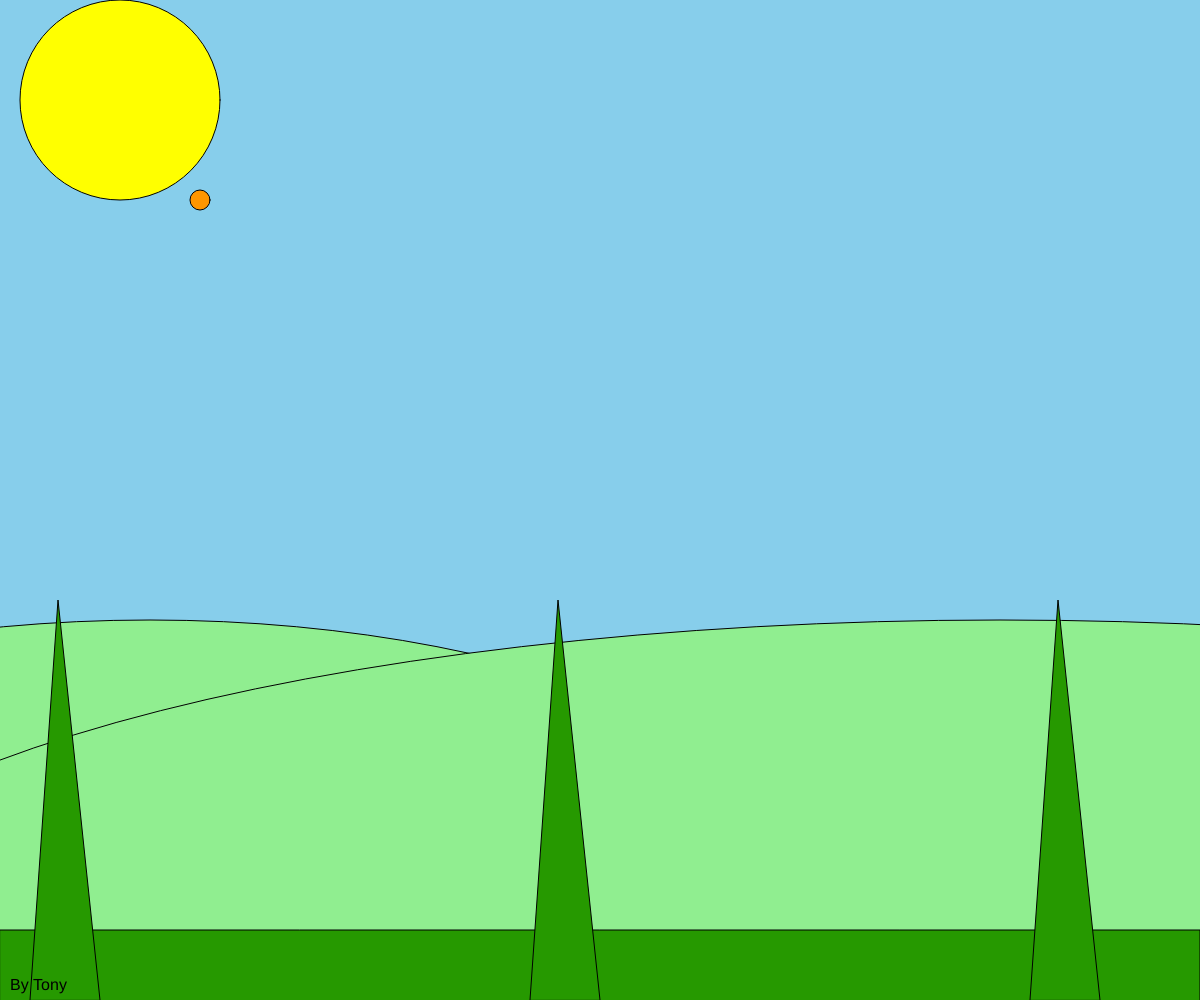
Frame 1 (no input)
Frame 60 (no input): identical to frame 1, image omitted
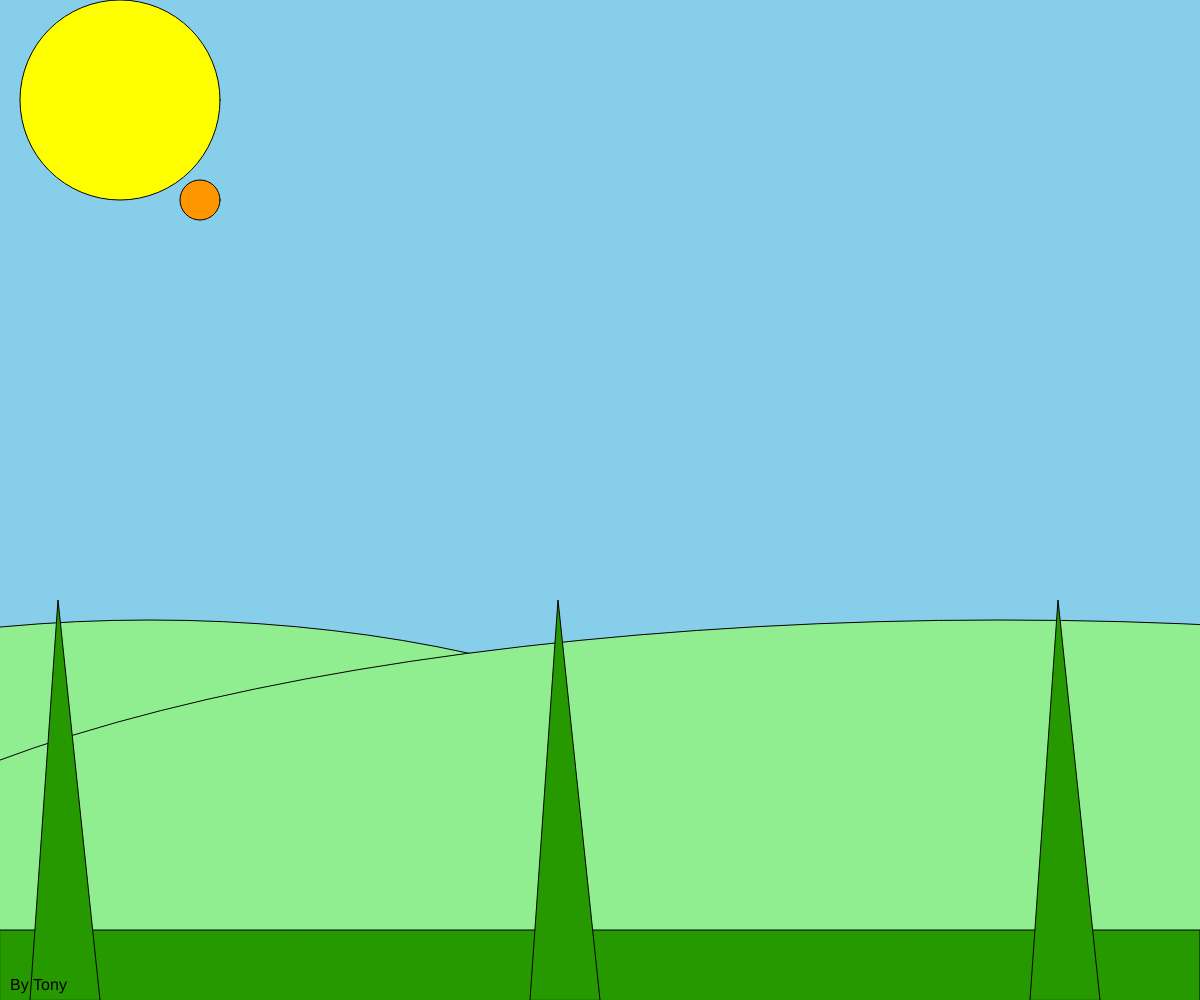
Frame 120 (the mouse pressed at the canvas centre since frame 60)

The p5.js sketch that drew these frames (run headless with seeded random() and noise() and a simulated clock; from frame 60 on, the mouse is pressed at the canvas centre):

// p5.js sketch
// ── sketch.js
// Interactive Scene
// Tony
// sep 23
//
//


let x = 200, y = 200; // position
let currentBack = 0;  // background state
let size = 200;        // size of protagonist

function setup() {
  createCanvas(windowWidth, windowHeight);
  size = 200; // initial size
}

function draw() {
  
  // Change background based on currentBack
  if (currentBack == 0) {
    background(135, 206, 235); // blue sky
  } else if (currentBack == 1) {
    background(255, 204, 153); // sunrise
  } else if (currentBack == 2) {
    background(100, 149, 237); // afternoon
  } else {
    background(25, 25, 112);   // night
  }
  //mountains
  
  fill(144, 238, 144);
  ellipse(150,height-30,1500,700);
  fill(144, 238, 144);
  ellipse(1000,height-30,2500,700);
  //green ground
  fill(38, 153, 0);
  rect(0, height-70, width, 80);
  //tree
  fill(38,153, 0);
  triangle(30, 1000, 58, 600, 100, 1000);
  fill(38,153, 0);
  triangle(530, 1000, 558, 600, 600, 1000);
  fill(38,153, 0);
  triangle(1030, 1000, 1058, 600, 1100, 1000);
  fill(38,153, 0);
  triangle(1530, 1000, 1558, 600, 1600, 1000);
   //sun
   fill(255, 255, 0);
   ellipse(120,100,200,200);
 
 

  movement();
  

  // Draw protagonist with dynamic size
  fill(255, 150, 0);
  ellipse(x, y, size, size);

  // Draw name text
  fill(0);
  textSize(16);
  text("By Tony", 10, height - 10);
  
}

function movement() {
  if (keyIsDown(LEFT_ARROW)) x -= 10;
  if (keyIsDown(RIGHT_ARROW)) x += 10;
  if (keyIsDown(UP_ARROW)) y -= 10;
  if (keyIsDown(DOWN_ARROW)) y += 10;

  // Keep protagonist inside canvas bounds
  x = constrain(x, size / 2, width - size / 2);
  y = constrain(y, size / 2, height - size / 2);
}

function mouseMoved() {
  size = map(mouseX, 0, width, 20, 60);
}

function mousePressed() {
  print(mouseButton);
  if (mouseButton.center) {
    currentBack = (currentBack + 1) % 4;
  }
}

function keyPressed(){
  if (key == 'r' || key == 'R'){
    currentBack = 0;
  }
}
